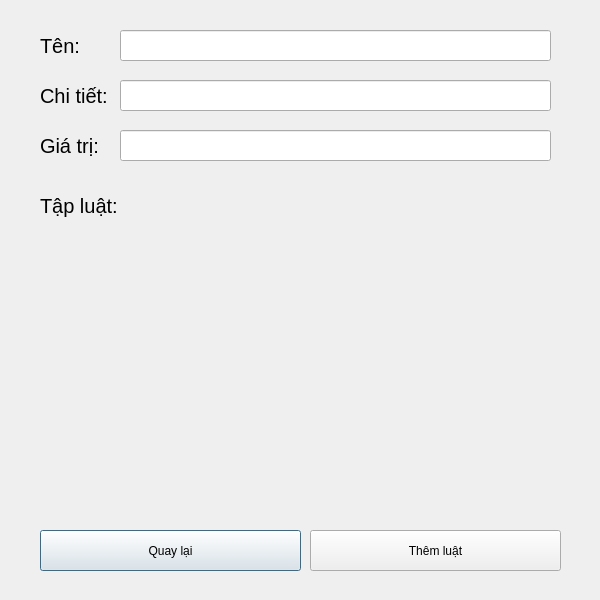
<?xml version="1.0" encoding="UTF-8"?>
<ui version="4.0">
 <class>Dialog</class>
 <widget class="QDialog" name="Dialog">
  <property name="geometry">
   <rect>
    <x>0</x>
    <y>0</y>
    <width>600</width>
    <height>600</height>
   </rect>
  </property>
  <property name="windowTitle">
   <string>Dialog</string>
  </property>
  <widget class="QPushButton" name="goBackBtn">
   <property name="geometry">
    <rect>
     <x>40</x>
     <y>530</y>
     <width>261</width>
     <height>41</height>
    </rect>
   </property>
   <property name="text">
    <string>Quay lại</string>
   </property>
  </widget>
  <widget class="QLineEdit" name="nameInput">
   <property name="geometry">
    <rect>
     <x>120</x>
     <y>30</y>
     <width>431</width>
     <height>31</height>
    </rect>
   </property>
   <property name="styleSheet">
    <string notr="true">font-size: 20px;
</string>
   </property>
  </widget>
  <widget class="QLineEdit" name="descriptionInput">
   <property name="geometry">
    <rect>
     <x>120</x>
     <y>80</y>
     <width>431</width>
     <height>31</height>
    </rect>
   </property>
   <property name="styleSheet">
    <string notr="true">font-size: 20px;
</string>
   </property>
  </widget>
  <widget class="QLineEdit" name="valueInput">
   <property name="geometry">
    <rect>
     <x>120</x>
     <y>130</y>
     <width>431</width>
     <height>31</height>
    </rect>
   </property>
   <property name="styleSheet">
    <string notr="true">font-size: 20px;
</string>
   </property>
  </widget>
  <widget class="QLabel" name="label">
   <property name="geometry">
    <rect>
     <x>40</x>
     <y>30</y>
     <width>71</width>
     <height>31</height>
    </rect>
   </property>
   <property name="styleSheet">
    <string notr="true">font-size:20px;
</string>
   </property>
   <property name="text">
    <string>Tên:</string>
   </property>
  </widget>
  <widget class="QLabel" name="label_2">
   <property name="geometry">
    <rect>
     <x>40</x>
     <y>80</y>
     <width>71</width>
     <height>31</height>
    </rect>
   </property>
   <property name="styleSheet">
    <string notr="true">font-size:20px;
</string>
   </property>
   <property name="text">
    <string>Chi tiết:</string>
   </property>
  </widget>
  <widget class="QLabel" name="label_3">
   <property name="geometry">
    <rect>
     <x>40</x>
     <y>130</y>
     <width>71</width>
     <height>31</height>
    </rect>
   </property>
   <property name="styleSheet">
    <string notr="true">font-size:20px;
</string>
   </property>
   <property name="text">
    <string>Giá trị:</string>
   </property>
  </widget>
  <widget class="QLabel" name="label_5">
   <property name="geometry">
    <rect>
     <x>40</x>
     <y>190</y>
     <width>151</width>
     <height>31</height>
    </rect>
   </property>
   <property name="styleSheet">
    <string notr="true">font-size:20px;
</string>
   </property>
   <property name="text">
    <string>Tập luật:</string>
   </property>
  </widget>
  <widget class="QPushButton" name="createRuleBtn">
   <property name="geometry">
    <rect>
     <x>310</x>
     <y>530</y>
     <width>251</width>
     <height>41</height>
    </rect>
   </property>
   <property name="text">
    <string>Thêm luật</string>
   </property>
  </widget>
 </widget>
 <resources/>
 <connections/>
</ui>
